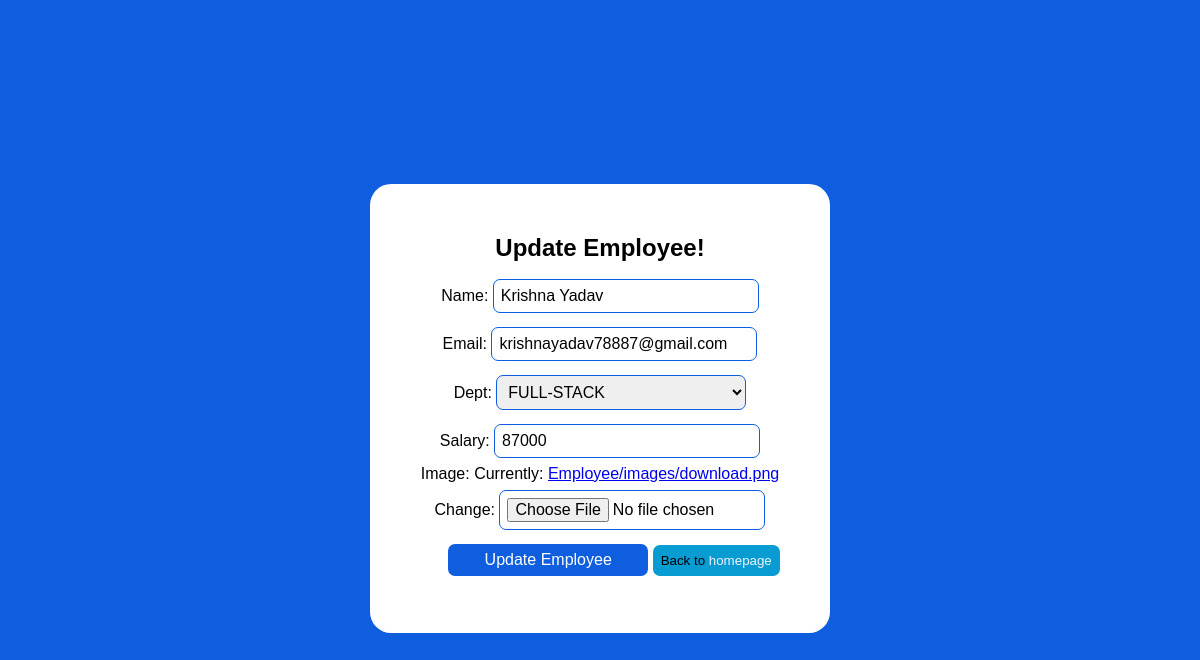
Page /employees/update-employee/3/ (signed in) on the committed database.
### employees_app/models.py (models this page shows)
class Employee(models.Model):
    user  = models.ForeignKey(User, on_delete=models.CASCADE)
    name = models.CharField(max_length=50)
    email = models.EmailField(unique=True, max_length=100)
    dept  = models.ForeignKey(Department, on_delete=models.CASCADE)
    salary = models.PositiveIntegerField()
    join_date = models.DateTimeField(auto_now_add=True)
    image     = models.ImageField(upload_to='Employee/images')

### employees_app/views.py (the view, shortened to what this page needs)
# urls.py: path("update-employee/<int:id>/", UpdateeEmployee.as_view(), name="update_employee"),
class UpdateeEmployee(LoginRequiredMixin, View):
    def get(self, request,id=None):
                if id is not None and type(id) == int:
                    try:
                        emp  = Employee.objects.get(pk=id)
                    except Employee.DoesNotExist:
                        return redirect('page_not_found')
                    else:
                        if request.user  == emp.user:
                            form = EmployeeForm(instance=emp)
                            return render(request, 'emp_app/update_employee.html',{'form': form})
                        else:
                            messages.success(request, " Sorry! you don't have permission to update this employee data you can Only Update Your Data Only That Your Have Inserted Ok! ")
                            return redirect('homepage')
                else:
                    return redirect('page_not_found')

### employees_app/forms.py (shortened to what this page needs)
class EmployeeForm(forms.ModelForm):
    name = forms.CharField(required= True, error_messages={'required': 'Name is required', 'placeholder': 'Enter name here'})
    class Meta:
        model  = Employee
        fields = ('name', 'email', 'dept', 'salary', 'image')
        error_messages = {
            'image': {'required': 'Image is required'},
            'name': {'required': 'Name is required'},
            'email': {'required': 'Email is required'},
            'salary': {'required': 'Salary is required'},
            'dept': {'required': 'Department is required'}
        }

### employees_app/models.py (called while the page is built)
    def __str__(self):
        return str(self.name).upper()  # receiving in upper case

### employees_app/templates/emp_app/update_employee.html (shortened to what this page needs)
{% extends "emp_app/base.html" %}
{% load static %}
{% block css_link %}
    <link rel="stylesheet" href="{% static 'emp_app/css/form_style.css' %}">
{% endblock css_link %}
{% block form  %}
<div class="form-container" id='myform'>
    <h2 class="formh2">Update Employee!</h2>
    <form action="" method='post'   enctype='multipart/form-data'>
        {% for field in form %}
            {{field.label_tag}}
            {{field}}
              <br>
        {% endfor %}
        <input type="submit" value = 'Update Employee'>
        <button class='home'>Back to <a href="{% url 'homepage'  %}">homepage</a> </button>
    </form>
</div>
{% endblock form %}

### employees_app/static/emp_app/css/form_style.css (style rules this page uses)
body { background-color: #0e5edf; display: flex; align-items: center; justify-content: center; height: 100vh; }
.home { border: none; background-color: rgb(8, 156, 210); padding: 8px; border-radius: 7px; }
button a { text-decoration: none; color: #eef4fe; }
.form-container { background-color: white; padding: 50px; text-align: center; border-radius: 21px; font-family: Arial, Helvetica, sans-serif; }
.formh2 { margin: 0px 0px 10px 0px; }
input,select { width: 250px; padding: 7px; margin: 7px 0px; border-radius: 7px; font-size: 16px; border: 1px solid #0e5edf; }
select { font-size: 16px; }
input[type='submit'] { width: 200px; background-color: #0e5edf; color: white; border: none; font-size: 16px; text-align: center; margin-left: 28px; border: none; }

### rows in the picture
Employee: form "Krishna Yadav" "krishnayadav78887@gmail.com" "FULL-STACK" "87000"

### other values in the picture
{{ field.label_tag }} "Name:" "Email:" "Dept:" "Salary:" "Image:"
